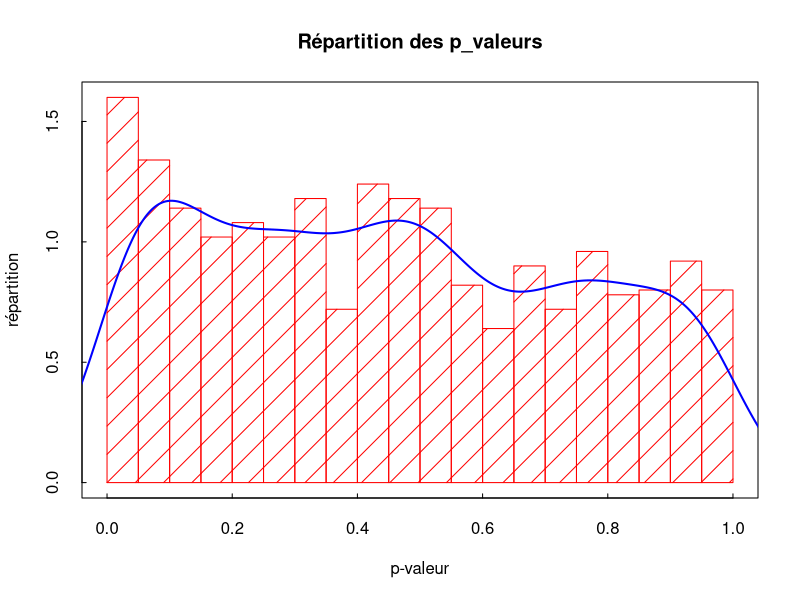
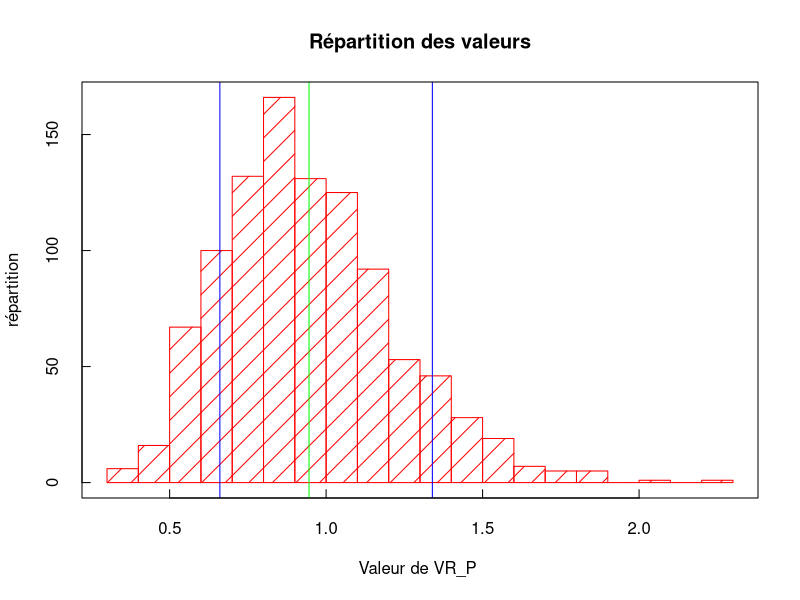
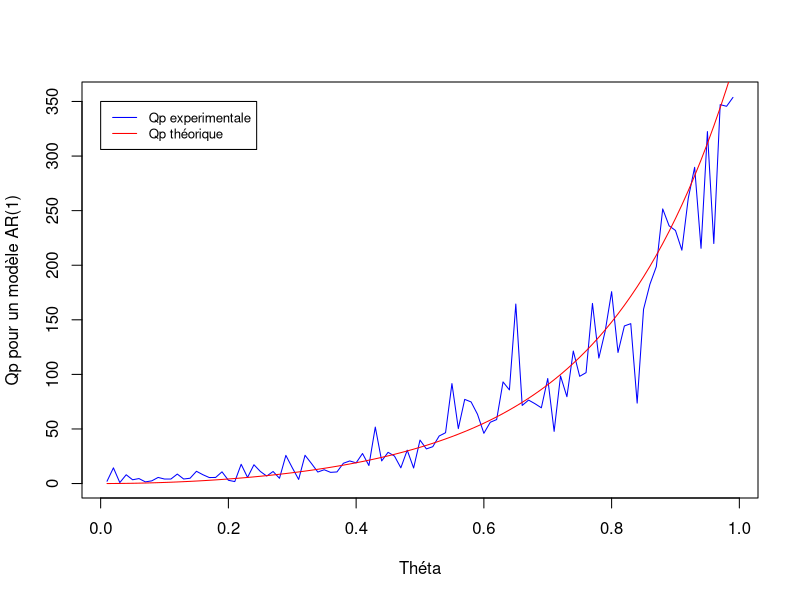
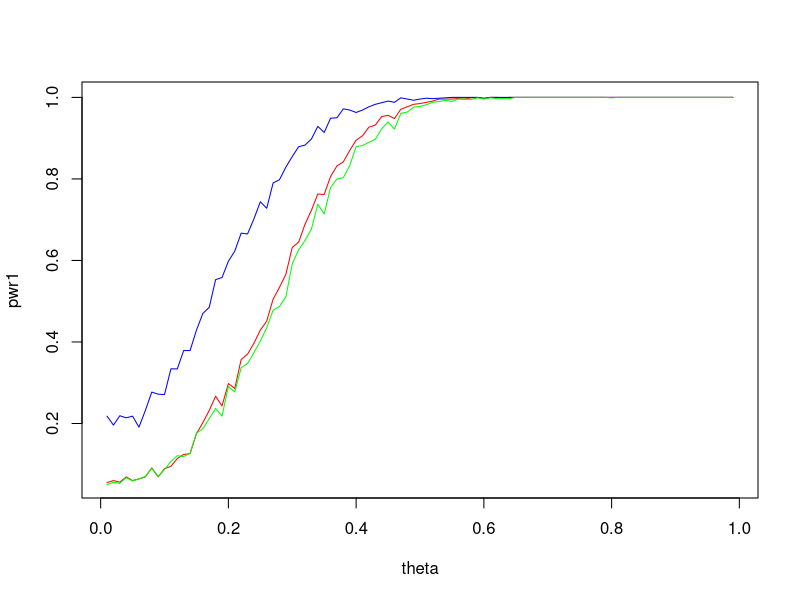

These charts were generated, in order, by the following R code: (Note: this script raises an error after producing the figures.)
## ---- chunk 1
rm(list=ls()) # Removes all existing variables

## ---- chunk 2
Sample = read.table("Economic_Scenarios_1000_Simu.csv",sep=";",header=FALSE) # This command returns an object of the class data.frame
 # For our purpose it is better to convert it into a matrix
n1 = dim(Sample)[1] # Number of rows
p1 = dim(Sample)[2] # Number of columns

X1_char = Sample[3:n1,7:p1] 
tab_X_1 = as.matrix(X1_char)

#pour la premiere simulation 

L=c()
for (i in 1:(floor(n1/4))){
  L=append(L,4*i)
}

IMMO=tab_X_1[L,]
EQUITY= tab_X_1[(L-1),]
INFL=tab_X_1[L-2,]
VALN=tab_X_1[L-3,]

## ---- chunk 3
 #on actualise les données 

IMMO_act=IMMO*VALN
EQUITY_act = EQUITY*VALN 
INFL_act = INFL*VALN

DtSt_IMMO=IMMO*VALN #on actualise les données 
Dt_1St_1_IMMO=DtSt_IMMO[,1:(dim(DtSt_IMMO)[2]-1)]
Y_IMMO=DtSt_IMMO[,2:dim(DtSt_IMMO)[2]]-Dt_1St_1_IMMO

DtSt_EQUITY=EQUITY_act #on actualise les données 
Dt_1St_1_EQUITY=DtSt_EQUITY[,1:(dim(DtSt_EQUITY)[2]-1)]
Y_EQUITY=DtSt_EQUITY[,2:dim(DtSt_EQUITY)[2]]-Dt_1St_1_EQUITY


DtSt_INFL=INFL*VALN #on actualise les données 
Dt_1St_1_INFL=DtSt_INFL[,1:(dim(DtSt_INFL)[2]-1)]
Y_INFL=DtSt_INFL[,2:dim(DtSt_INFL)[2]]-Dt_1St_1_INFL


## ---- chunk 4

mean((IMMO_act[1,] - mean(IMMO_act[1,]))^2)

## ---- chunk 5


########################### Calcul de QP #########################

Qp= function(Sample, p) {
  n=dim(Sample)[1] #n =1000
  d=dim(Sample)[2] # d = 50

  Qp = c()
  
  for (i in 1:n) {
    
    Y_barre = mean(Sample[i,])
    #gamma_0 = mean((Sample[i,]-Y_barre)^2)
    gamma_0 = mean((Sample[i,]-Y_barre)^2)
    Qp_i = 0
    
    for (j in 1:p){
      #gamma_j = mean((Sample[i,(1+j):d]-Y_barre)*(Sample[i,1:(d-j)]-Y_barre))
      gamma_j = mean((Sample[i,(1+j):d]-Y_barre)*(Sample[i,1:(d-j)]-Y_barre))
      rho_j = gamma_j/gamma_0
      
      Qp_i = Qp_i + d*(rho_j^2)
    }
    Qp = append(Qp, Qp_i)
    
  }
  return(Qp)

}

#print(Qp(IMMO_act,3))


########################### Calcul de QP* #########################

Qpstar = function(Sample, p) {
  n=dim(Sample)[1] #n =1000
  d=dim(Sample)[2] # d = 50

  Qpstar = c()
  
  for (i in 1:n) {
    
    Y_barre = mean(Sample[i,])
    gamma_0 = mean((Sample[i,]-Y_barre)^2)
    Qpstar_i = 0
    
    for (j in 1:p){
      gamma_j = mean((Sample[i,(1+j):d]-Y_barre)*(Sample[i,1:(d-j)]-Y_barre))
      
      rho_j = gamma_j/gamma_0
      
      
      tau_j = mean((Sample[i,(1+j):d]-Y_barre)^2*(Sample[i,1:(d-j)]-Y_barre)^2)/(gamma_0^2) #je pense que l'article à oublié un facteur 1/(n-j) (si on enleve ce coefficient on obtient des valeurs absurdes)
      Qpstar_i = Qpstar_i + d*rho_j^2/tau_j
    }
    Qpstar = append(Qpstar, Qpstar_i)
  }
  return(Qpstar)

}

########################### Calcul de VRp #########################

VRP= function(Sample, p) {
  n=dim(Sample)[1] #n =1000
  d=dim(Sample)[2] # d = 50

  VRP = c()
  
  for (i in 1:n) {
    Y_barre = mean(Sample[i,])
    gamma_0 = mean((Sample[i,]-Y_barre)^2)
    
    VRP_i = 1
    for (j in 1:(p-1)){
      gamma_j = mean((Sample[i,(1+j):d]-Y_barre)*(Sample[i,1:(d-j)]-Y_barre))
      rho_j = gamma_j/gamma_0
      VRP_i = VRP_i +  2*(1-(j/p))*rho_j

      }
    VRP = append(VRP, VRP_i)
    
  }
  return(VRP)

}

################ Calcul Ljung and Box ####################

LB= function(Sample, p) {
  n=dim(Sample)[1] #n =1000
  d=dim(Sample)[2] # d = 50

  LB = c()
  
  for (i in 1:n) {
    
    Y_barre = mean(Sample[i,])
    #gamma_0 = mean((Sample[i,]-Y_barre)^2)
    gamma_0 = mean((Sample[i,])^2)
    LB_i = 0
    
    for (j in 1:p){
      #gamma_j = mean((Sample[i,(1+j):d]-Y_barre)*(Sample[i,1:(d-j)]-Y_barre))
      gamma_j = mean((Sample[i,(1+j):d])*(Sample[i,1:(d-j)]))
      rho_j = gamma_j/gamma_0
      LB_i = LB_i + (d+2)*(rho_j^2)*d/(d-j)
    }
    LB = append(LB, LB_i)
    
  }
  return(LB)

}




## ---- chunk 6

Graph = function(Sample,p){
  Qp = Qp(Sample,p)
  Y=c()
  for(t in 1:length(Qp)){
    p_value= 1-pchisq(Qp[t],df=p)
    Y=append(Y,p_value)
  }
  #X=c(1:length(Qp))
  
  #plot(X,Y)
  #abline(h=min(Y), col="blue")
  #abline(h=max(Y), col="blue")
  #abline(h=mean(Y), col="red")
  hist(Y,breaks=20,col="red",density=5,xlab="p-valeur",ylab="répartition",main=" Répartition des p_valeurs ",tck=0.01, freq = FALSE)
    # breaks : nombre de barres
    # density : barres vides (0) ou hachurées
    # tck = 0.01 : longueur des graduations
    # xlab & ylab : titre de l'axe des abscisses et ordonnées
    # main : titre de l'histogramme
    # col : couleur des barres - pour mettre d'autres couleurs
    # Le paramètre freq = FALSE ou freq = F permet d'afficher la fréquence que représente chaque catégorie.
  box() # encadre l'histogramme
  densite <- density(Y) # estimer la densité que représente ces différentes valeurs
  lines(densite, col = "blue",lwd=2) # Superposer une ligne de densité à l'histogramme
  
  print(paste0(" min(p_valeur)  = ", min(Y)))
  print(paste0(" max(p_valeur) = ",max(Y)))
  print(paste0(" mean(p_valeur) ",mean(Y)))
  print( "--------------")
  for(alpha in c(0.1,0.05,0.01)){
    
    print(paste0(" alpha = ",alpha))
    print(paste0(" On rejette l'hypothèse nulle ,",length(Y[Y<=alpha])))
    print( "--------------")   
  }
  
  
}
Graph(Y_IMMO,2)



## ---- chunk 7

p=4
VR_P=VRP(Y_IMMO,p)
X=c(1:length(VR_P))
print(paste0(" alpha = ",0.05))
a= 1-qnorm(0.975,mean=0,sd = 1)*sqrt(2*(p-1)/(p*dim(Y_IMMO)[2]))
b= 1+qnorm(0.975,mean=0,sd = 1)*sqrt(2*(p-1)/(p*dim(Y_IMMO)[2]))
#plot(X,VR_P)
print(length(VR_P))
hist(VR_P,breaks=20,col="red",density=6,xlab="Valeur de VR_P ",ylab="répartition",main=" Répartition des valeurs ",tck=0.02)
abline(v=a,col="blue")
abline(v=b,col="blue")
abline(v=mean(VR_P),col="green")
box()
mean(VR_P)

## ---- chunk 8
n=1000 #nombre de simulations
t_max=100
c=0
sigma = 5
p=4

simultheta = function(theta, t_max) {
  simul = c(rnorm(1,0, sigma^2/(1-theta^2)))
  bruit = rnorm(t_max-1, 0, sigma^2)
  
  for (i in (1:(t_max-1))) {
    
    X_i = theta*simul[i] + bruit[i]
    simul = append(simul, X_i)
  }
  return(t(matrix(simul)))
}

N_simul = function(theta, t_max, N){
  mat = matrix(0, ncol=t_max, nrow=N)
  for (i in 1:N){
    
    mat[i,] = simultheta(theta, t_max)
  }
  return(mat)
}



sums = function(Sample, theta, t_max){
  n = (dim(Sample))[1]
  for (i in 1:n){
   Sample[i,]= cumsum(Sample[i,])
  }
  sum = matrix(0, ncol=1, nrow = t_max)
  ak= c(0)
  bk= c(sigma**2)
  for (j in (1:t_max)){
    sum[j] = mean(Sample[,j])*sqrt(n/j)/sigma 
    
    
    
  }
  sum[1]=0
  return(sum)
}
theorie_vs_pratique = function(p){
  theta = seq(from = 0.01, to = 0.99, by = 0.01)
  n = length(theta)
  
  Qp_theo= c()
  Qps = c()
  for (thet in theta){
    simul = N_simul(thet, t_max, 1)
    
    Qp_theo_j=0
    Qps = c(Qps,Qp(simul, p))
    for(j in (1:p)){
      Qp_theo_j = Qp_theo_j + t_max*thet^(2*j)
    }
    Qp_theo=c(Qp_theo,Qp_theo_j)
    
  }
  
  plot(theta, Qps,col = "blue", type = "l", xlab = "Théta", ylab = "Qp pour un modèle AR(1)")
  lines(theta, Qp_theo, col="red")
  legend(0, 350, legend=c("Qp experimentale","Qp théorique "),
       col=c( "blue","red"),lty=1:1, cex=0.8)
}
theorie_vs_pratique(4)
## ---- chunk 9

## ---- chunk 10

graph_power = function(n){
  theta = seq(from = 0.01, to = 0.99, by = 0.01)
  pwr1 = c()
  pwr2 = c()
  pwr3 = c()
  pwr4 = c()
  for (thet in theta) {
    simul = N_simul(thet, t_max, n)
    
    Qps = Qp(simul, p)
    VRP_s = sqrt(p*t_max)*(VRP(simul, p)-1)/(sqrt(2*(p-1)))
    Qpstar= Qpstar(simul, p)
    #LB = LB(simul, p)
    
    #sum = abs(sums(simul, thet, t_max))
    #print(sum)
    occ1 = length(Qps[Qps>qchisq(0.95,p)])/n
    #occ2 = length(sum[sum>qnorm(0.975)])/n #comparaison avec le test utilisé par le milliman
    occ2 = length(VRP_s[abs(VRP_s)>qnorm(0.975)])/n # comparaison avec le test VRP 
    occ3 = length(Qpstar[Qpstar>qchisq(0.95,p)])/n 
   # occ4 = length(LB[LB>qchisq(0.95,p)])/n   
    
    pwr1 = append(pwr1, occ1)
    pwr2 = append(pwr2, occ2)
    pwr3 = append(pwr3, occ3)
   # pwr4 = append(pwr4, occ4)
    
    
  }
  plot(theta, pwr1, col="red", type = "l")
  lines(theta, pwr2, col="blue")
  lines(theta, pwr3, col="green") 
  #lines(theta, pwr4, col="orange")
  #abline(h=min(pwr), col="green")
  print(pwr1[1])
  print(pwr2[1])
  print(pwr3[1])
  #print(pwr4[1])
}

## ---- chunk 11
graph_power(1000)
## ---- chunk 12
simul = N_simul(0.5, t_max, 1)
VRP_s = sqrt(p*t_max/(2*(p-1)))*(VRP(simul, p)-1)
print(VRP_s)
## ---- chunk 13
list = matrix(c(0.5,0.5,0.5))
print(sum(list^2))
n=1000 #nombre de simulations
t_max=50
c=0
sigma = 1
p=4
k = length(list)
sigma^2/(1-sum(list^2))
simul = c(rnorm(k, mean = 0, sd = sigma^2/(1-sum(list^2))))
simul
bruit = rnorm(t_max, c, sigma^2)
list*simul[(1):(k)]

x_i = sum(list*simul[(1):(k)]) + bruit[k+1]
simul = append(simul, x_i)

length(simultheta2(list, 50))
print(IMMO[1])
## ---- chunk 14


n=1000 #nombre de simulations
t_max=50
c=0
sigma = 1
p=4
#k=4

simultheta2 = function(list , t_max) {
  k = dim(list)[1]
  simul = c(rnorm(k, mean = 0, sd = sqrt(sigma^2/(1-sum(list^2)))))
  bruit = rnorm(t_max, c, sigma^2)
  for (i in ((k+1):t_max)) {
    #print(k)
    X_i = sum(list*simul[(i-k):(i-1)]) + bruit[i]
    simul = append(simul, X_i)
  }
  return(t(matrix(simul)))
}
N_simul2 = function(list, t_max, N){
  mat = matrix(0, ncol=t_max, nrow=N)
  for (i in 1:N){
    mat[i,] = simultheta2(list, t_max)
  }
  return(mat)
}

## ---- chunk 15
graph_power2 = function(n){
  theta = seq(from = 0.01, to = 1, by = 0.01)
  pwr1 = c()
  pwr2 = c()
  for (thet in theta) {
    #list = matrix(theta, nrow=1, ncol = k)
    list = matrix(c(0,0,0,0,0,0,0,0,thet))
    simul = N_simul(list, t_max, n)
    Qps = Qp(simul, p)
    
    #list2 = matrix(c(thet, thet,thet,thet))
    #simul2 = N_simul(list2, t_max, n)
    #Qps2 = Qp(simul2, p)
    #sum = abs(sums(simul, thet, t_max))
    #print(theta)
    occ1 = length(Qps[Qps>qchisq(0.95,p)])/n
    #occ2 = length(Qps[Qps2>qchisq(0.95,p)])/n
    #occ2 = length(sum[sum>qnorm(0.975)])/n
    pwr1 = append(pwr1, occ1)
    #pwr2 = append(pwr2, occ2)
    
  }
  plot(theta, pwr1, col="red",type = "l")
  #lines(theta, pwr2, col="blue")
  #abline(h=min(pwr), col="green")
  #print(min(pwr))
}
## ---- chunk 16
graph_power2(1000)
## ---- chunk 17

########################### Calcul de QP sur les colonnes #########################

Qpcol= function(Sample, p) {
  n=dim(Sample)[1] #n =1000
  d=dim(Sample)[2] # d = 50

 #valeur de t
  Qp = c()
  
  
  for (t in (p+1):(d)){
    Qp_t = 0
    Y_barre_t = mean(Sample[,t])
    gamma_0 = mean((Sample[,t]-Y_barre_t)^2)
    for (j in 1:p) {
    
      Y_barre_tmoinsj = mean(Sample[,t-j])
      
      gamma_j = mean((Sample[,t]-Y_barre_t)*(Sample[,(t-j)]-Y_barre_tmoinsj))
      
      rho_j = gamma_j/gamma_0
      
      #print(rho_j^2)  
      Qp_t = Qp_t + n*(rho_j^2)
    }
    Qp = append(Qp, Qp_t)
  }
  return(Qp)

}
## ---- chunk 18

Graph = function(Sample,p){
  Qp = Qpcol(Sample,p)
  print(Qp)
  Y=c()
  for(t in 1:length(Qp)){
    p_value= 1-pchisq(Qp[t],df=p)
    Y=append(Y,p_value)
  }
  #X=c(1:length(Qp))
  
  #plot(X,Y)
  #abline(h=min(Y), col="blue")
  #abline(h=max(Y), col="blue")
  #abline(h=mean(Y), col="red")
  hist(Y,breaks=20,col="red",density=5,xlab="p-valeur",ylab="répartition",main=" Répartition des p_valeurs ",tck=0.01)
    # breaks : nombre de barres
    # density : barres vides (0) ou hachurées
    # tck = 0.01 : longueur des graduations
    # xlab & ylab : titre de l'axe des abscisses et ordonnées
    # main : titre de l'histogramme
    # col : couleur des barres - pour mettre d'autres couleurs
    # Le paramètre freq = FALSE ou freq = F permet d'afficher la fréquence que représente chaque catégorie.
  box() # encadre l'histogramme
  #densite <- density(Y) # estimer la densité que représente ces différentes valeurs
  #lines(densite, col = "blue",lwd=2) # Superposer une ligne de densité à l'histogramme
  
  print(paste0(" min(p_valeur)  = ", min(Y)))
  print(paste0(" max(p_valeur) = ",max(Y)))
  print(paste0(" mean(p_valeur) ",mean(Y)))
  print( "--------------")
  for(alpha in c(0.1,0.05,0.01)){
    
    print(paste0(" alpha = ",alpha))
    print(paste0(" On rejette l'hypothèse nulle ,",length(Y[Y<=alpha])))
    print( "--------------")   
  }
  
  
}
Graph(Y_IMMO,4)

## ---- chunk 19
2**2
## ---- chunk 20
pi = function(p,n,q,all_rho){
  if (max(all_rho)<= sqrt(q*log(n)/n)){
    return (p*log(n))
  }else{return (2*p)}
}


Best_p = function(Sample){
n=dim(Sample)[1] #n =1000
d=dim(Sample)[2] # d = 50
q=2.4            # Inglot & Ledwina 2.4
all_rho_abs = c()
Y_barre = mean(Sample[n,])
gamma_0 = mean((Sample[n,]-Y_barre)^2)

for (j in 1:d-1){
    gamma_j = mean((Sample[n,(1+j):d]-Y_barre)*(Sample[n,1:(d-j)]-Y_barre))
    rho_j = gamma_j/gamma_0
    all_rho_abs = append(all_rho_abs,abs(rho_j))
  }
L = c()
for (p in 1:d-1){
  L_j = Qpstar(Sample,p)-pi(p,n,q,all_rho_abs)
  L = append(L,t(L_j))
}
Lmat= matrix(L,n,d)
print(dim(Lmat))




max_col <- argmax(Lmat,rows=TRUE)

nb_iter = c()
for (i in 1:d){
  nb_iter = append(nb_iter,sum(max_col==i))
  
}
return(which.max(nb_iter))
}

#Best_p(Y_EQUITY) #1 pour "n=n"
#Best_p(Y_IMMO)
#Best_p(Y_INFL)

## ---- chunk 21
for (i in 1:10){
  print(i/10)
  print(Best_p(N_simul(i/10,50,1000)))
}

## ---- chunk 22
for (i in 1:10){
  print(i*100)
  print(Best_p(N_simul(.5,50,i*100)))
}
## ---- chunk 23
Best_p(simultheta(.75,50))
